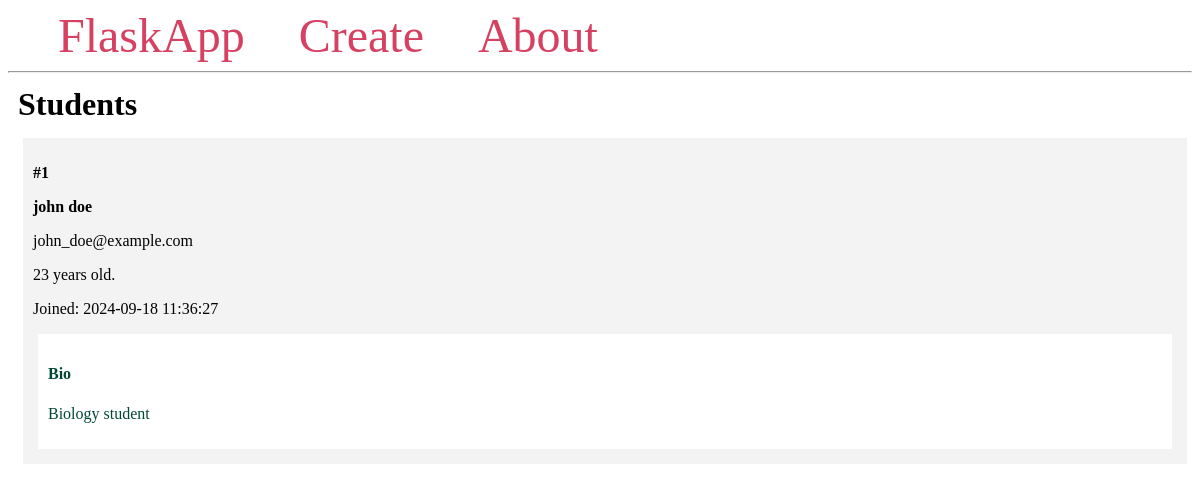
Before: / with the older database file.
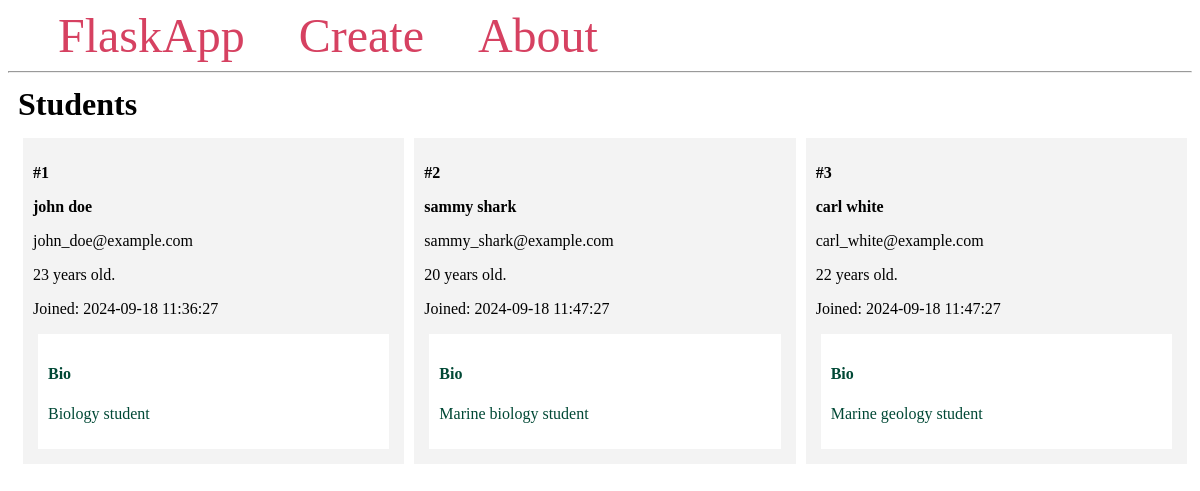
After: the same page with the newer database file.
### app.py (models this page shows, shortened)
class Student(db.Model):
    __tablename__ = 'student'
    id = db.Column(db.Integer(), primary_key=True)
    firstname = db.Column(db.String(100), nullable=False)
    lastname = db.Column(db.String(100), nullable=False)
    email = db.Column(db.String(80), unique=True, nullable=False)
    age = db.Column(db.Integer)
    created_at = db.Column(db.DateTime(timezone=True),
                        server_default=func.now())
    bio = db.Column(db.Text)

### app.py (the view)
@app.route('/')
def index():
    students = Student.query.all()
    return render_template('index.html', students=students)

### templates/index.html
{% extends 'base.html' %}
{% block content %}
    <h1 class="title">{% block title %} Students {% endblock %}</h1>
    <div class="content">
        {% for student in students %}
            <div class="student">
                <p><b>#{{ student.id }}</b></p>
                <b>
                    <p class="name">{{ student.firstname }} {{ student.lastname }}</p>
                </b>
                <p>{{ student.email }}</p>
                <p>{{ student.age }} years old.</p>
                <p>Joined: {{ student.created_at }}</p>
                <div class="bio">
                    <h4>Bio</h4>
                    <p>{{ student.bio }}</p>
                </div>
            </div>
        {% endfor %}
    </div>
{% endblock %}

### templates/base.html (shortened to what this page needs)
<!DOCTYPE html>
<html lang="en">
<head>
</head>
<body>
    <nav>
        <a href="{{ url_for('index') }}">FlaskApp</a>
        <a href="#">Create</a>
        <a href="#">About</a>
    </nav>
    <hr>
    <div class="content">
        {% block content %} {% endblock %}
    </div>
</body>
</html>

### templates/base.html (style rules this page uses)
.title { margin: 5px; }
.content { margin: 5px; width: 100%; display: flex; flex-direction: row; flex-wrap: wrap; }
.student { flex: 20%; padding: 10px; margin: 5px; background-color: #f3f3f3; inline-size: 100%; }
.bio { padding: 10px; margin: 5px; background-color: #ffffff; color: #004835; }
nav a { color: #d64161; font-size: 3em; margin-left: 50px; text-decoration: none; }

Changed rows visible on the page:
added Student: id "2", firstname "sammy", lastname "shark", email "sammy_shark@example.com", age "20", created_at "2024-09-18 11:47:27", bio "Marine biology student"
added Student: id "3", firstname "carl", lastname "white", email "carl_white@example.com", age "22", created_at "2024-09-18 11:47:27", bio "Marine geology student"
